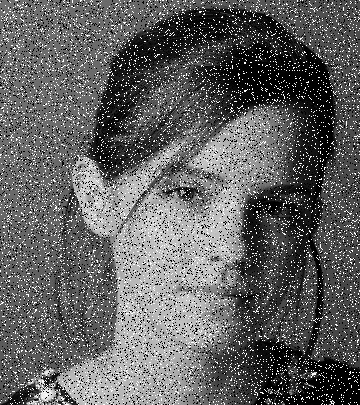
#> input picture emma_salt_pepper.png, 360 x 405 px
$ jupyter execute 258782J_A01_Q8.ipynb
#> lines starting #> are read from the running program, lines starting #| are printed output that depends on the picture
[cell 1]
import cv2
import numpy as np
import matplotlib.pyplot as plt

[cell 2]
img = cv2.imread('emma_salt_pepper.png', cv2.IMREAD_GRAYSCALE)
#> img is the input picture: shape (405, 360); min 0, max 255, mean 97.6

# (a) Apply Gaussian Smoothing
gaussian_blur = cv2.GaussianBlur(img, (5, 5), 1.5)
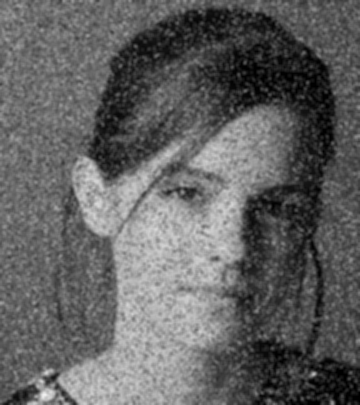
#> gaussian_blur: shape (405, 360); min 0, max 241, mean 97.6
cv2.imwrite('results/ques8/gaussian_blur_emma_salt_pepper.png', gaussian_blur)

# (b) Apply Median Filtering
median_blur = cv2.medianBlur(img, 5)
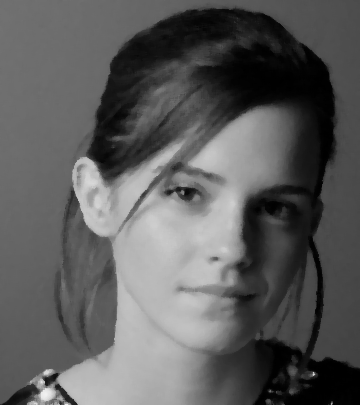
#> median_blur: shape (405, 360); min 0, max 241, mean 92.1
cv2.imwrite('results/ques8/median_blur_emma_salt_pepper.png', median_blur)

# --- Visualization ---
plt.figure(figsize=(15, 5))

plt.subplot(1, 3, 1)
plt.imshow(img, cmap='gray')
plt.title("Original (Salt & Pepper)")
plt.axis('off')

plt.subplot(1, 3, 2)
plt.imshow(gaussian_blur, cmap='gray')
plt.title("Gaussian Smoothing")
plt.axis('off')

plt.subplot(1, 3, 3)
plt.imshow(median_blur, cmap='gray')
plt.title("Median Filtering")
plt.axis('off')

plt.tight_layout()
plt.show()
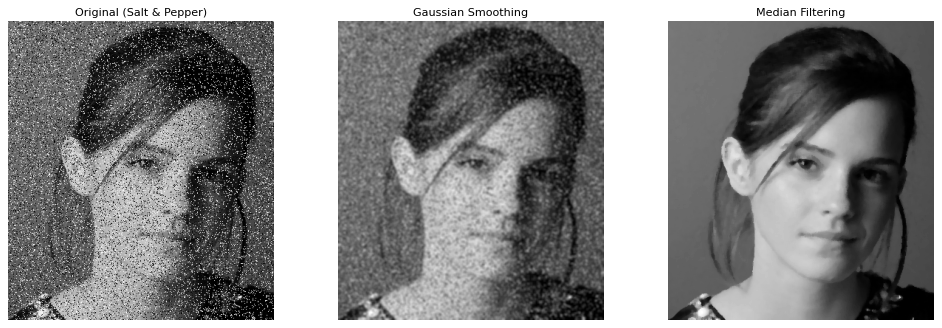
#> figure drawn by matplotlib, 3 panels

$ run again, with rice.png copied over emma_salt_pepper.png
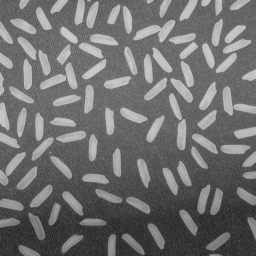
#> input picture rice.png, 256 x 256 px
#> img is the input picture: shape (256, 256); min 40, max 204, mean 111.2
#> `gaussian_blur = cv2.GaussianBlur(img, (5, 5), 1.5)`:
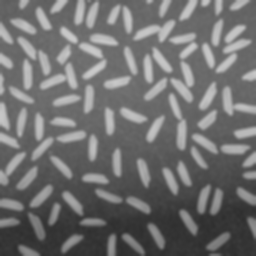
#> gaussian_blur: shape (256, 256); min 46, max 203, mean 111.2
#> `plt.show()`:
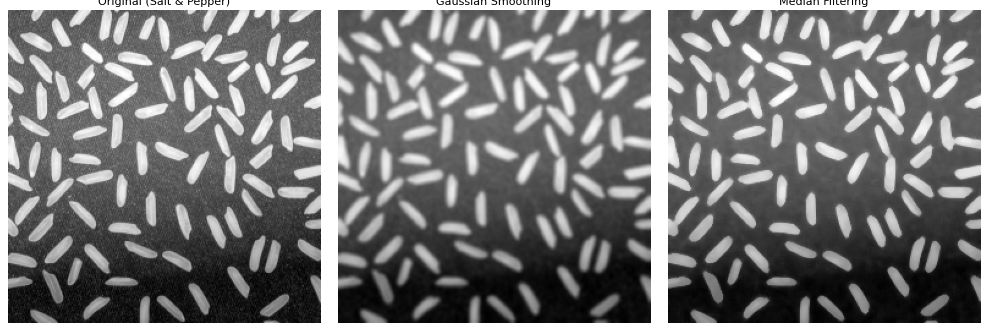
#> figure drawn by matplotlib, 3 panels
